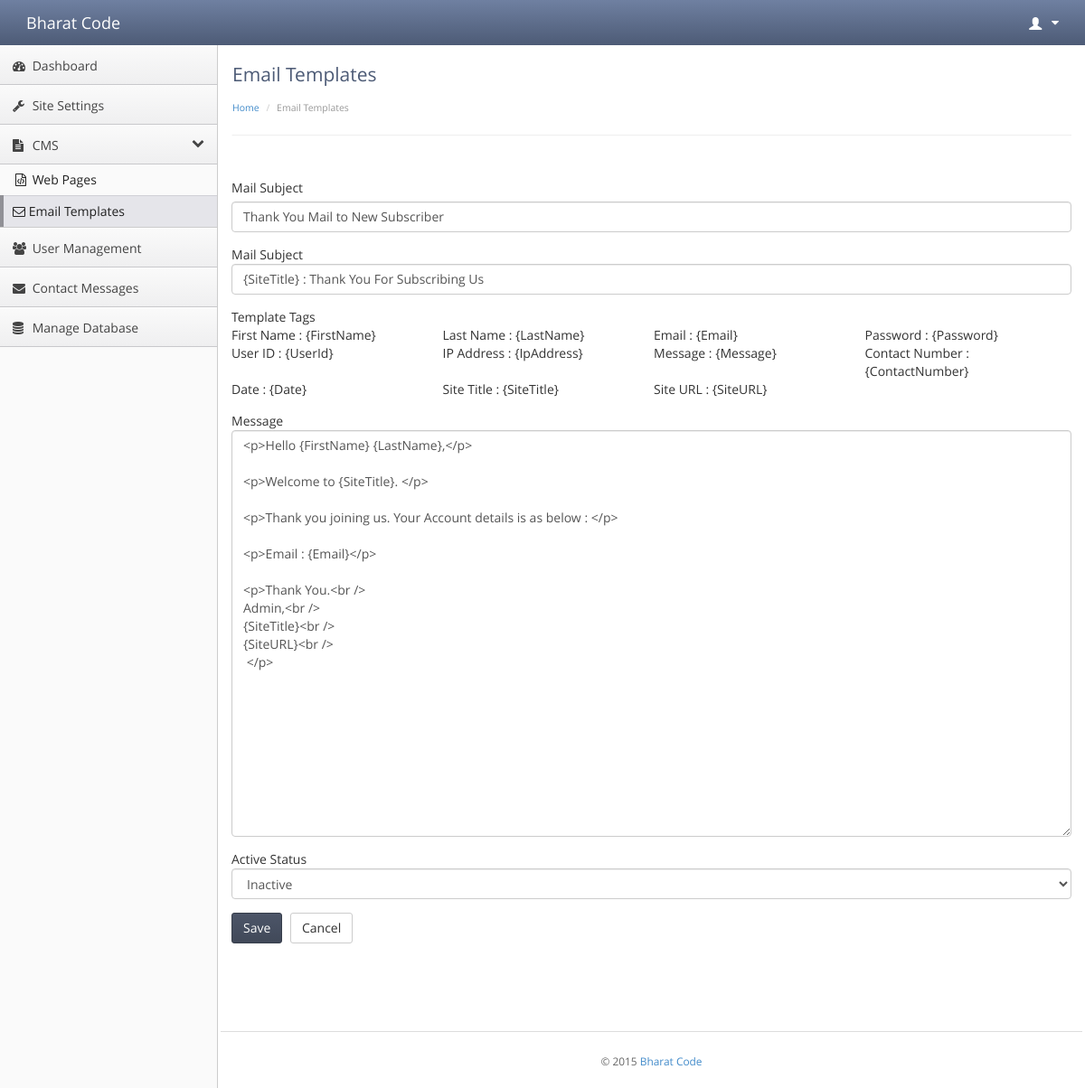
Screenshot of /admin/emailtemplate.php?action=edit&id=3 (signed in) with the database file from the repository.
### tables this page shows
CREATE TABLE `bh_email_template` (
  `template_id` int(11) NOT NULL AUTO_INCREMENT,
  `description` varchar(200) NOT NULL,
  `subject` varchar(250) NOT NULL,
  `message` text NOT NULL,
  `active_status` int(1) NOT NULL COMMENT '0:Inactive, 1:Active',
  PRIMARY KEY (`template_id`)
);

### class/Main.class.php (called while the page is built, shortened)
<?php
class Main
{
		public function __construct()
		{
			$this->pagefilename = basename($_SERVER['PHP_SELF']);
			$info_array = array();
			$this->sitedata = $this->GetSingleRecord("site_settings",$info_array);
		}
			public function GetSingleRecord($tablename,array $array)
			{
				if(TABLE_PREFIX!="")
				{
					$tablename = TABLE_PREFIX.$tablename;
				}
				$record = array();
				if(!isset($array['fields']) || $array['fields']=="") {$array['fields']="*";}
				$query_string = "select ".$array['fields']." from ".$tablename." where 1=1 ";
				if(@$array['where']!="")
				{
					$query_string.=" and ".$array['where']." ";
				}
				$query = mysql_query($query_string) or die(mysql_error());
				if(@mysql_num_rows($query)>0)
				{
					$record = mysql_fetch_assoc($query);
				}
				return $record;
			}
}
?>

### admin/class/Admin.class.php (called while the page is built, shortened)
<?php
@include("../class/Main.class.php");
class Admin extends Main
{
	public function __construct()
	{
		parent::__construct();
	}
}
?>

### admin/class/CMS.class.php (called while the page is built, shortened)
<?php
include("Admin.class.php");
class CMS extends Admin
{
	public function __construct()
	{
		parent::__construct();
			if($this->pagefilename=="emailtemplate.php")
			{
				if(isset($_POST['submit_add']))
				{
					array_splice($_POST, -1);
					$info_array = $_POST;
					$insert_id = $this->InsertRecord("email_template",$info_array);
					if($insert_id>0)
					{
						$_SESSION['admin_response'] = array("status"=>"success","message"=>"Record has been added successfully.");
					}
					$this->RedirectPage($this->pagefilename);
				}
				else if(isset($_GET['action']) && $_GET['action']=="edit" && isset($_GET['id']) && is_numeric($_GET['id']))
				{
					if(isset($_POST['submit_edit']))
					{
						array_splice($_POST, -1);
						$records = $this->UpdateRecord("email_template",$_POST,"template_id='".$_GET['id']."'");
						if($records>0)
						{
							$_SESSION['admin_response'] = array("status"=>"success","message"=> " Record has been updated successfully.");
						}
						$this->RedirectPage($this->pagefilename);
					}
					else
					{
						$info_array = array("where"=>"template_id='".$_GET['id']."'");
						$this->data= $this->GetSingleRecord("email_template",$info_array);
					}
				}
			}
	}
}
?>

### admin/emailtemplate.php (the view, shortened to what this page needs)
<?php
@include("class/CMS.class.php");
$Admin = new CMS();
@include("includes/header.php");
?>
<?php if(isset($_GET['action']) && ($_GET['action']=="addnew" || $_GET['action']=="edit")) { ?>
<div class="row">
  <div class="col-md-12">
    <br>
    <div id="myTabContent" class="tab-content">
      <div class="tab-pane active in" id="home">
      	<form method="post" enctype="multipart/form-data">
	        <div class="form-group">
		        <label>Mail Subject</label>
		        <input type="text" name="description" id="description" class="form-control" value="<?php echo stripslashes(@$Admin->data['description']);?>" title="Please Enter Mail Description">
	        </div>
	        <div class="form-group">
		        <lable>Mail Subject</lable>
		        <input type="text" name="subject" id="subject" class="form-control" value="<?php echo stripslashes(@$Admin->data['subject']);?>" title="Please Enter Mail Subject">
	        </div>
	        <div class="form-group">
		        <lable>Template Tags</lable>
		        <ul class="list-inline clearfix">
		        	<li class="col-md-3">First Name : {FirstName}</li>
		        	<li class="col-md-3">Last Name : {LastName}</li>
		        	<li class="col-md-3">Email : {Email}</li>
		        	<li class="col-md-3">Password : {Password}</li>
		        	<li class="col-md-3">User ID : {UserId}</li>
		        	<li class="col-md-3">IP Address : {IpAddress}</li>
		        	<li class="col-md-3">Message : {Message}</li>
		        	<li class="col-md-3">Contact Number : {ContactNumber}</li>
		        	<li class="col-md-3">Date : {Date}</li>
		        	<li class="col-md-3">Site Title : {SiteTitle}</li>
		        	<li class="col-md-3">Site URL : {SiteURL}</li>
		        </ul>
	        </div>
	        <div class="form-group">
		        <lable>Message</lable>
		        <textarea name="message" id="message" class="ckeditor form-control" style="height:450px !important;"><?php echo stripslashes(@$Admin->data['message']);?></textarea>
	        </div>
	        <div class="form-group">
		        <lable>Active Status</lable>
		        <select name="active_status" id="active_status" class="form-control">
					<option value="0" <?php if(@$Admin->data['active_status']=="0") echo "selected"; ?>>Inactive</option>
		        </select>
	        </div>
	        <div class="btn-toolbar list-toolbar">
		      	<input type="submit" name="submit_<?php echo $_GET['action'];?>" value="Save" class="btn btn-primary">
				<input type="button" name="cancel_button" value="Cancel" onclick="window.location='emailtemplate.php';" class="btn btn-default">
		    </div>
      	</form>
      </div>
    </div>
  </div>
</div>
<?php } ?>
<?php @include("includes/footer.php"); ?>

### admin/stylesheets/theme.css (style rules this page uses)
body { background: #fafafa; background-position: initial initial; background-repeat: initial initial; margin: 0px; padding: 0px; }
body, h1, h2, h3, h4, h5, h6, p, a, .h1, .h2, .h3, .h4, .h5, .h6 { font-family: 'Open Sans', helvetica, arial, sans-serif; }
label { font-weight: normal; }
.btn-toolbar.list-toolbar { margin-bottom: 1em; }
.btn { -webkit-border-radius: 3px; -moz-border-radius: 3px; border-radius: 3px; }
.btn-primary { background-color: #414959; background-image: -webkit-gradient(linear, 0 0, 0 100%, from(#4c5568), to(#414959)); border: 1px solid #363d4a; font-weight: normal; }

### rows the page displays
bh_email_template: description "Thank You Mail to New Subscriber", subject "{SiteTitle} : Thank You For Subscribing Us", message "<p>Hello {FirstName} {LastName},</p> <p>Welcome to {SiteTitle}. </p> <p>Thank you joining us. Your Account details is as below : </p> <p>Email : {Email}</p> <p>Thank You.<br /> Admin,<br /> {SiteTitle}<br /> {SiteURL}<br /> </p>", active_status "Inactive"

### other values shown
SITE_TITLE "Bharat Code"
$Admin->pagetitle "Email Templates"
